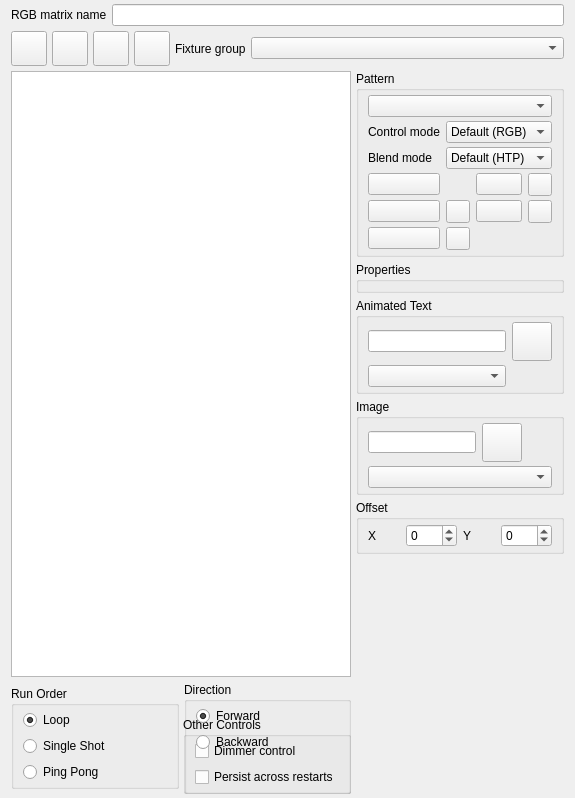
<?xml version="1.0" encoding="UTF-8"?>
<ui version="4.0">
 <author>Massimo Callegari</author>
 <comment>
  Q Light Controller Plus
  rgbmatrixeditor.ui

  Copyright (c) 2015 Massimo Callegari

  Licensed under the Apache License, Version 2.0 (the &quot;License&quot;);
  you may not use this file except in compliance with the License.
  You may obtain a copy of the License at

      http://www.apache.org/licenses/LICENSE-2.0.txt

  Unless required by applicable law or agreed to in writing, software
  distributed under the License is distributed on an &quot;AS IS&quot; BASIS,
  WITHOUT WARRANTIES OR CONDITIONS OF ANY KIND, either express or implied.
  See the License for the specific language governing permissions and
  limitations under the License.
 </comment>
 <class>RGBMatrixEditor</class>
 <widget class="QWidget" name="RGBMatrixEditor">
  <property name="geometry">
   <rect>
    <x>0</x>
    <y>0</y>
    <width>575</width>
    <height>798</height>
   </rect>
  </property>
  <property name="windowTitle">
   <string>RGB Matrix Editor</string>
  </property>
  <layout class="QGridLayout" name="gridLayout">
   <property name="topMargin">
    <number>4</number>
   </property>
   <property name="bottomMargin">
    <number>4</number>
   </property>
   <property name="spacing">
    <number>5</number>
   </property>
   <item row="2" column="0" colspan="4">
    <widget class="QGraphicsView" name="m_preview"/>
   </item>
   <item row="4" column="3">
    <widget class="QGroupBox" name="m_intensityGroup">
     <property name="sizePolicy">
      <sizepolicy hsizetype="Preferred" vsizetype="Maximum">
       <horstretch>0</horstretch>
       <verstretch>0</verstretch>
      </sizepolicy>
     </property>
     <property name="title">
      <string>Other Controls</string>
     </property>
     <layout class="QVBoxLayout" name="verticalLayout_4">
      <property name="topMargin">
       <number>4</number>
      </property>
      <property name="bottomMargin">
       <number>4</number>
      </property>
      <item>
       <widget class="QCheckBox" name="m_dimmerControlCb">
        <property name="toolTip">
         <string>Set the dimmer channel of fixtures to 100%</string>
        </property>
        <property name="text">
         <string>Dimmer control</string>
        </property>
       </widget>
      </item>
      <item>
       <widget class="QCheckBox" name="m_persistentCb">
        <property name="toolTip">
         <string>Keep the script running where it left off when this matrix stops and starts again (e.g. stepping between collections that both use it), instead of restarting it from the first frame. Use for long, slowly-evolving effects that must survive a scene change.</string>
        </property>
        <property name="text">
         <string>Persist across restarts</string>
        </property>
       </widget>
      </item>
     </layout>
    </widget>
   </item>
   <item row="0" column="0" colspan="5">
    <layout class="QHBoxLayout" name="horizontalLayout_2">
     <item>
      <widget class="QLabel" name="m_nameLabel">
       <property name="sizePolicy">
        <sizepolicy hsizetype="Minimum" vsizetype="Preferred">
         <horstretch>0</horstretch>
         <verstretch>0</verstretch>
        </sizepolicy>
       </property>
       <property name="text">
        <string>RGB matrix name</string>
       </property>
      </widget>
     </item>
     <item>
      <widget class="QLineEdit" name="m_nameEdit">
       <property name="sizePolicy">
        <sizepolicy hsizetype="Expanding" vsizetype="Fixed">
         <horstretch>0</horstretch>
         <verstretch>0</verstretch>
        </sizepolicy>
       </property>
       <property name="toolTip">
        <string>The name of this RGB matrix function</string>
       </property>
      </widget>
     </item>
    </layout>
   </item>
   <item row="1" column="0" colspan="5">
    <layout class="QHBoxLayout" name="horizontalLayout_4">
     <item>
      <widget class="QToolButton" name="m_speedDialButton">
       <property name="toolTip">
        <string>Show/Hide speed dial window</string>
       </property>
       <property name="icon">
        <iconset resource="qlcui.qrc">
         <normaloff>:/speed.png</normaloff>:/speed.png</iconset>
       </property>
       <property name="iconSize">
        <size>
         <width>28</width>
         <height>28</height>
        </size>
       </property>
       <property name="checkable">
        <bool>true</bool>
       </property>
      </widget>
     </item>
     <item>
      <widget class="QToolButton" name="m_saveToSequenceButton">
       <property name="toolTip">
        <string>Save this matrix to a sequence</string>
       </property>
       <property name="text">
        <string/>
       </property>
       <property name="icon">
        <iconset resource="qlcui.qrc">
         <normaloff>:/sequence.png</normaloff>:/sequence.png</iconset>
       </property>
       <property name="iconSize">
        <size>
         <width>28</width>
         <height>28</height>
        </size>
       </property>
      </widget>
     </item>
     <item>
      <widget class="QToolButton" name="m_shapeButton">
       <property name="toolTip">
        <string>Toggle between circle and square preview</string>
       </property>
       <property name="icon">
        <iconset resource="qlcui.qrc">
         <normaloff>:/square.png</normaloff>:/square.png</iconset>
       </property>
       <property name="iconSize">
        <size>
         <width>28</width>
         <height>28</height>
        </size>
       </property>
       <property name="checkable">
        <bool>true</bool>
       </property>
      </widget>
     </item>
     <item>
      <widget class="QToolButton" name="m_testButton">
       <property name="toolTip">
        <string>See what the RGB Matrix does when it is run</string>
       </property>
       <property name="icon">
        <iconset resource="qlcui.qrc">
         <normaloff>:/player_play.png</normaloff>:/player_play.png</iconset>
       </property>
       <property name="iconSize">
        <size>
         <width>28</width>
         <height>28</height>
        </size>
       </property>
       <property name="checkable">
        <bool>true</bool>
       </property>
      </widget>
     </item>
     <item>
      <widget class="QLabel" name="m_fixtureGroupLabel">
       <property name="sizePolicy">
        <sizepolicy hsizetype="Minimum" vsizetype="Preferred">
         <horstretch>0</horstretch>
         <verstretch>0</verstretch>
        </sizepolicy>
       </property>
       <property name="text">
        <string>Fixture group</string>
       </property>
      </widget>
     </item>
     <item>
      <widget class="QComboBox" name="m_fixtureGroupCombo">
       <property name="sizePolicy">
        <sizepolicy hsizetype="Expanding" vsizetype="Fixed">
         <horstretch>0</horstretch>
         <verstretch>0</verstretch>
        </sizepolicy>
       </property>
       <property name="toolTip">
        <string>The fixture group to use as the pixel matrix</string>
       </property>
      </widget>
     </item>
    </layout>
   </item>
   <item row="3" column="0" rowspan="2" colspan="4">
    <layout class="QGridLayout" name="gridLayout_6">
     <item row="0" column="0">
      <widget class="QGroupBox" name="m_runOrderGroup">
       <property name="sizePolicy">
        <sizepolicy hsizetype="Preferred" vsizetype="Maximum">
         <horstretch>0</horstretch>
         <verstretch>0</verstretch>
        </sizepolicy>
       </property>
       <property name="title">
        <string>Run Order</string>
       </property>
       <layout class="QVBoxLayout" name="verticalLayout_2">
        <property name="topMargin">
         <number>4</number>
        </property>
        <property name="bottomMargin">
         <number>4</number>
        </property>
        <item>
         <widget class="QRadioButton" name="m_loop">
          <property name="toolTip">
           <string>Run through over and over again</string>
          </property>
          <property name="text">
           <string>Loop</string>
          </property>
          <property name="checked">
           <bool>true</bool>
          </property>
         </widget>
        </item>
        <item>
         <widget class="QRadioButton" name="m_singleShot">
          <property name="toolTip">
           <string>Run through once and stop</string>
          </property>
          <property name="text">
           <string>Single Shot</string>
          </property>
         </widget>
        </item>
        <item>
         <widget class="QRadioButton" name="m_pingPong">
          <property name="toolTip">
           <string>First run forwards, then backwards, again forwards, etc.</string>
          </property>
          <property name="text">
           <string>Ping Pong</string>
          </property>
         </widget>
        </item>
       </layout>
      </widget>
     </item>
     <item row="0" column="1">
      <widget class="QGroupBox" name="m_directionGroup">
       <property name="sizePolicy">
        <sizepolicy hsizetype="Preferred" vsizetype="Maximum">
         <horstretch>0</horstretch>
         <verstretch>0</verstretch>
        </sizepolicy>
       </property>
       <property name="title">
        <string>Direction</string>
       </property>
       <layout class="QVBoxLayout" name="verticalLayout_3">
        <property name="topMargin">
         <number>4</number>
        </property>
        <property name="bottomMargin">
         <number>4</number>
        </property>
        <item>
         <widget class="QRadioButton" name="m_forward">
          <property name="toolTip">
           <string>Start from the first step</string>
          </property>
          <property name="text">
           <string>Forward</string>
          </property>
          <property name="checked">
           <bool>true</bool>
          </property>
         </widget>
        </item>
        <item>
         <widget class="QRadioButton" name="m_backward">
          <property name="toolTip">
           <string>Start from the last step</string>
          </property>
          <property name="text">
           <string>Backward</string>
          </property>
         </widget>
        </item>
        <item>
         <spacer name="verticalSpacer_2">
          <property name="orientation">
           <enum>Qt::Vertical</enum>
          </property>
          <property name="sizeType">
           <enum>QSizePolicy::Maximum</enum>
          </property>
          <property name="sizeHint" stdset="0">
           <size>
            <width>20</width>
            <height>35</height>
           </size>
          </property>
         </spacer>
        </item>
       </layout>
      </widget>
     </item>
    </layout>
   </item>
   <item row="2" column="4">
    <layout class="QVBoxLayout" name="verticalLayout_5">
     <item>
      <widget class="QGroupBox" name="m_patternGroup">
       <property name="sizePolicy">
        <sizepolicy hsizetype="Preferred" vsizetype="Maximum">
         <horstretch>0</horstretch>
         <verstretch>0</verstretch>
        </sizepolicy>
       </property>
       <property name="title">
        <string>Pattern</string>
       </property>
       <layout class="QGridLayout" name="gridLayout_4">
        <property name="topMargin">
         <number>4</number>
        </property>
        <property name="bottomMargin">
         <number>4</number>
        </property>
        <property name="verticalSpacing">
         <number>4</number>
        </property>
        <item row="6" column="0" colspan="2">
         <widget class="QPushButton" name="m_mtxColor3Button">
          <property name="toolTip">
           <string>Matrix color 3</string>
          </property>
          <property name="iconSize">
           <size>
            <width>50</width>
            <height>26</height>
           </size>
          </property>
         </widget>
        </item>
        <item row="5" column="0" colspan="2">
         <widget class="QPushButton" name="m_mtxColor1Button">
          <property name="toolTip">
           <string>Matrix color 1</string>
          </property>
          <property name="iconSize">
           <size>
            <width>50</width>
            <height>26</height>
           </size>
          </property>
         </widget>
        </item>
        <item row="3" column="2" colspan="4">
         <widget class="QComboBox" name="m_blendModeCombo">
          <item>
           <property name="text">
            <string>Default (HTP)</string>
           </property>
          </item>
          <item>
           <property name="text">
            <string>Mask</string>
           </property>
          </item>
          <item>
           <property name="text">
            <string>Additive</string>
           </property>
          </item>
          <item>
           <property name="text">
            <string>Subtractive</string>
           </property>
          </item>
         </widget>
        </item>
        <item row="2" column="0" colspan="2">
         <widget class="QLabel" name="m_colorModeLabel">
          <property name="text">
           <string>Control mode</string>
          </property>
         </widget>
        </item>
        <item row="7" column="0" colspan="2">
         <widget class="QPushButton" name="m_mtxColor5Button">
          <property name="toolTip">
           <string>Matrix color 5</string>
          </property>
          <property name="iconSize">
           <size>
            <width>50</width>
            <height>26</height>
           </size>
          </property>
         </widget>
        </item>
        <item row="5" column="5">
         <widget class="QToolButton" name="m_resetMtxColor2Button">
          <property name="toolTip">
           <string>Reset color 2</string>
          </property>
          <property name="icon">
           <iconset resource="qlcui.qrc">
            <normaloff>:/fileclose.png</normaloff>:/fileclose.png</iconset>
          </property>
         </widget>
        </item>
        <item row="3" column="0" colspan="2">
         <widget class="QLabel" name="m_blendModeLabel">
          <property name="text">
           <string>Blend mode</string>
          </property>
         </widget>
        </item>
        <item row="6" column="2">
         <widget class="QToolButton" name="m_resetMtxColor3Button">
          <property name="toolTip">
           <string>Reset color 3</string>
          </property>
          <property name="icon">
           <iconset resource="qlcui.qrc">
            <normaloff>:/fileclose.png</normaloff>:/fileclose.png</iconset>
          </property>
         </widget>
        </item>
        <item row="2" column="2" colspan="4">
         <widget class="QComboBox" name="m_controlModeCombo">
          <item>
           <property name="text">
            <string>Default (RGB)</string>
           </property>
          </item>
          <item>
           <property name="text">
            <string>White</string>
           </property>
          </item>
          <item>
           <property name="text">
            <string>Amber</string>
           </property>
          </item>
          <item>
           <property name="text">
            <string>UV</string>
           </property>
          </item>
          <item>
           <property name="text">
            <string>Dimmer</string>
           </property>
          </item>
          <item>
           <property name="text">
            <string>Shutter</string>
           </property>
          </item>
         </widget>
        </item>
        <item row="0" column="0" colspan="6">
         <widget class="QComboBox" name="m_patternCombo">
          <property name="toolTip">
           <string>The RGB matrix pattern</string>
          </property>
         </widget>
        </item>
        <item row="5" column="3" colspan="2">
         <widget class="QPushButton" name="m_mtxColor2Button">
          <property name="toolTip">
           <string>Matrix color 2</string>
          </property>
          <property name="text">
           <string/>
          </property>
          <property name="iconSize">
           <size>
            <width>50</width>
            <height>26</height>
           </size>
          </property>
         </widget>
        </item>
        <item row="6" column="3" colspan="2">
         <widget class="QPushButton" name="m_mtxColor4Button">
          <property name="toolTip">
           <string>Matrix color 4</string>
          </property>
          <property name="text">
           <string/>
          </property>
          <property name="iconSize">
           <size>
            <width>50</width>
            <height>26</height>
           </size>
          </property>
         </widget>
        </item>
        <item row="6" column="5">
         <widget class="QToolButton" name="m_resetMtxColor4Button">
          <property name="toolTip">
           <string>Reset color 4</string>
          </property>
          <property name="icon">
           <iconset resource="qlcui.qrc">
            <normaloff>:/fileclose.png</normaloff>:/fileclose.png</iconset>
          </property>
         </widget>
        </item>
        <item row="7" column="2">
         <widget class="QToolButton" name="m_resetMtxColor5Button">
          <property name="toolTip">
           <string>Reset color 5</string>
          </property>
          <property name="icon">
           <iconset resource="qlcui.qrc">
            <normaloff>:/fileclose.png</normaloff>:/fileclose.png</iconset>
          </property>
         </widget>
        </item>
       </layout>
      </widget>
     </item>
     <item>
      <widget class="QGroupBox" name="m_propertiesGroup">
       <property name="title">
        <string>Properties</string>
       </property>
       <layout class="QGridLayout" name="gridLayout_5">
        <property name="topMargin">
         <number>4</number>
        </property>
        <property name="bottomMargin">
         <number>4</number>
        </property>
        <property name="verticalSpacing">
         <number>4</number>
        </property>
        <item row="0" column="0">
         <layout class="QGridLayout" name="m_propertiesLayout"/>
        </item>
       </layout>
      </widget>
     </item>
     <item>
      <widget class="QGroupBox" name="m_textGroup">
       <property name="title">
        <string>Animated Text</string>
       </property>
       <layout class="QGridLayout" name="gridLayout_3">
        <property name="topMargin">
         <number>4</number>
        </property>
        <property name="bottomMargin">
         <number>4</number>
        </property>
        <property name="verticalSpacing">
         <number>4</number>
        </property>
        <item row="0" column="0">
         <widget class="QLineEdit" name="m_textEdit">
          <property name="sizePolicy">
           <sizepolicy hsizetype="Minimum" vsizetype="Fixed">
            <horstretch>0</horstretch>
            <verstretch>0</verstretch>
           </sizepolicy>
          </property>
          <property name="toolTip">
           <string>Text to display</string>
          </property>
         </widget>
        </item>
        <item row="0" column="1">
         <widget class="QToolButton" name="m_fontButton">
          <property name="toolTip">
           <string>Choose the font</string>
          </property>
          <property name="text">
           <string notr="true"/>
          </property>
          <property name="icon">
           <iconset resource="qlcui.qrc">
            <normaloff>:/fonts.png</normaloff>:/fonts.png</iconset>
          </property>
          <property name="iconSize">
           <size>
            <width>32</width>
            <height>32</height>
           </size>
          </property>
         </widget>
        </item>
        <item row="1" column="0">
         <widget class="QComboBox" name="m_animationCombo">
          <property name="toolTip">
           <string>Animation style</string>
          </property>
         </widget>
        </item>
       </layout>
      </widget>
     </item>
     <item>
      <widget class="QGroupBox" name="m_imageGroup">
       <property name="title">
        <string>Image</string>
       </property>
       <layout class="QGridLayout" name="gridLayout_2">
        <property name="topMargin">
         <number>4</number>
        </property>
        <property name="bottomMargin">
         <number>4</number>
        </property>
        <property name="verticalSpacing">
         <number>4</number>
        </property>
        <item row="0" column="0">
         <widget class="QLineEdit" name="m_imageEdit">
          <property name="sizePolicy">
           <sizepolicy hsizetype="Minimum" vsizetype="Fixed">
            <horstretch>0</horstretch>
            <verstretch>0</verstretch>
           </sizepolicy>
          </property>
         </widget>
        </item>
        <item row="0" column="1">
         <widget class="QToolButton" name="m_imageButton">
          <property name="text">
           <string notr="true"/>
          </property>
          <property name="icon">
           <iconset resource="qlcui.qrc">
            <normaloff>:/image.png</normaloff>:/image.png</iconset>
          </property>
          <property name="iconSize">
           <size>
            <width>32</width>
            <height>32</height>
           </size>
          </property>
         </widget>
        </item>
        <item row="1" column="0" colspan="3">
         <widget class="QComboBox" name="m_imageAnimationCombo"/>
        </item>
       </layout>
      </widget>
     </item>
     <item>
      <widget class="QGroupBox" name="m_offsetGroup">
       <property name="title">
        <string>Offset</string>
       </property>
       <layout class="QHBoxLayout" name="horizontalLayout">
        <property name="topMargin">
         <number>4</number>
        </property>
        <property name="bottomMargin">
         <number>4</number>
        </property>
        <item>
         <widget class="QLabel" name="m_xOffsetLabel">
          <property name="text">
           <string>X</string>
          </property>
         </widget>
        </item>
        <item>
         <widget class="QSpinBox" name="m_xOffsetSpin">
          <property name="toolTip">
           <string>Shift the pattern X pixels horizontally</string>
          </property>
          <property name="minimum">
           <number>-255</number>
          </property>
          <property name="maximum">
           <number>255</number>
          </property>
         </widget>
        </item>
        <item>
         <widget class="QLabel" name="m_yOffsetLabel">
          <property name="text">
           <string>Y</string>
          </property>
         </widget>
        </item>
        <item>
         <widget class="QSpinBox" name="m_yOffsetSpin">
          <property name="toolTip">
           <string>Shift the pattern Y pixels vertically</string>
          </property>
          <property name="minimum">
           <number>-255</number>
          </property>
          <property name="maximum">
           <number>255</number>
          </property>
         </widget>
        </item>
       </layout>
      </widget>
     </item>
     <item>
      <spacer name="verticalSpacer_4">
       <property name="orientation">
        <enum>Qt::Vertical</enum>
       </property>
       <property name="sizeType">
        <enum>QSizePolicy::Expanding</enum>
       </property>
       <property name="sizeHint" stdset="0">
        <size>
         <width>20</width>
         <height>40</height>
        </size>
       </property>
      </spacer>
     </item>
    </layout>
   </item>
  </layout>
 </widget>
 <resources>
  <include location="qlcui.qrc"/>
 </resources>
 <connections/>
</ui>
